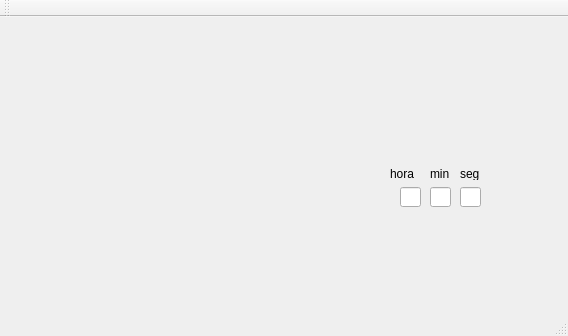
<?xml version="1.0" encoding="UTF-8"?>
<ui version="4.0">
 <class>MainWindow</class>
 <widget class="QMainWindow" name="MainWindow">
  <property name="geometry">
   <rect>
    <x>0</x>
    <y>0</y>
    <width>568</width>
    <height>336</height>
   </rect>
  </property>
  <property name="windowTitle">
   <string>MainWindow</string>
  </property>
  <widget class="QWidget" name="centralWidget">
   <widget class="QLineEdit" name="hora">
    <property name="geometry">
     <rect>
      <x>400</x>
      <y>170</y>
      <width>21</width>
      <height>20</height>
     </rect>
    </property>
   </widget>
   <widget class="QLineEdit" name="min">
    <property name="geometry">
     <rect>
      <x>430</x>
      <y>170</y>
      <width>21</width>
      <height>20</height>
     </rect>
    </property>
   </widget>
   <widget class="QLineEdit" name="seg">
    <property name="geometry">
     <rect>
      <x>460</x>
      <y>170</y>
      <width>21</width>
      <height>20</height>
     </rect>
    </property>
   </widget>
   <widget class="QLabel" name="label">
    <property name="geometry">
     <rect>
      <x>390</x>
      <y>150</y>
      <width>46</width>
      <height>13</height>
     </rect>
    </property>
    <property name="text">
     <string>hora</string>
    </property>
   </widget>
   <widget class="QLabel" name="label_2">
    <property name="geometry">
     <rect>
      <x>430</x>
      <y>150</y>
      <width>46</width>
      <height>13</height>
     </rect>
    </property>
    <property name="text">
     <string>min</string>
    </property>
   </widget>
   <widget class="QLabel" name="label_3">
    <property name="geometry">
     <rect>
      <x>460</x>
      <y>150</y>
      <width>46</width>
      <height>13</height>
     </rect>
    </property>
    <property name="text">
     <string>seg</string>
    </property>
   </widget>
   <widget class="QLabel" name="base">
    <property name="geometry">
     <rect>
      <x>30</x>
      <y>10</y>
      <width>311</width>
      <height>271</height>
     </rect>
    </property>
    <property name="text">
     <string/>
    </property>
   </widget>
  </widget>
  <widget class="QMenuBar" name="menuBar">
   <property name="geometry">
    <rect>
     <x>0</x>
     <y>0</y>
     <width>568</width>
     <height>21</height>
    </rect>
   </property>
  </widget>
  <widget class="QToolBar" name="mainToolBar">
   <attribute name="toolBarArea">
    <enum>TopToolBarArea</enum>
   </attribute>
   <attribute name="toolBarBreak">
    <bool>false</bool>
   </attribute>
  </widget>
  <widget class="QStatusBar" name="statusBar"/>
 </widget>
 <layoutdefault spacing="6" margin="11"/>
 <resources/>
 <connections/>
</ui>
